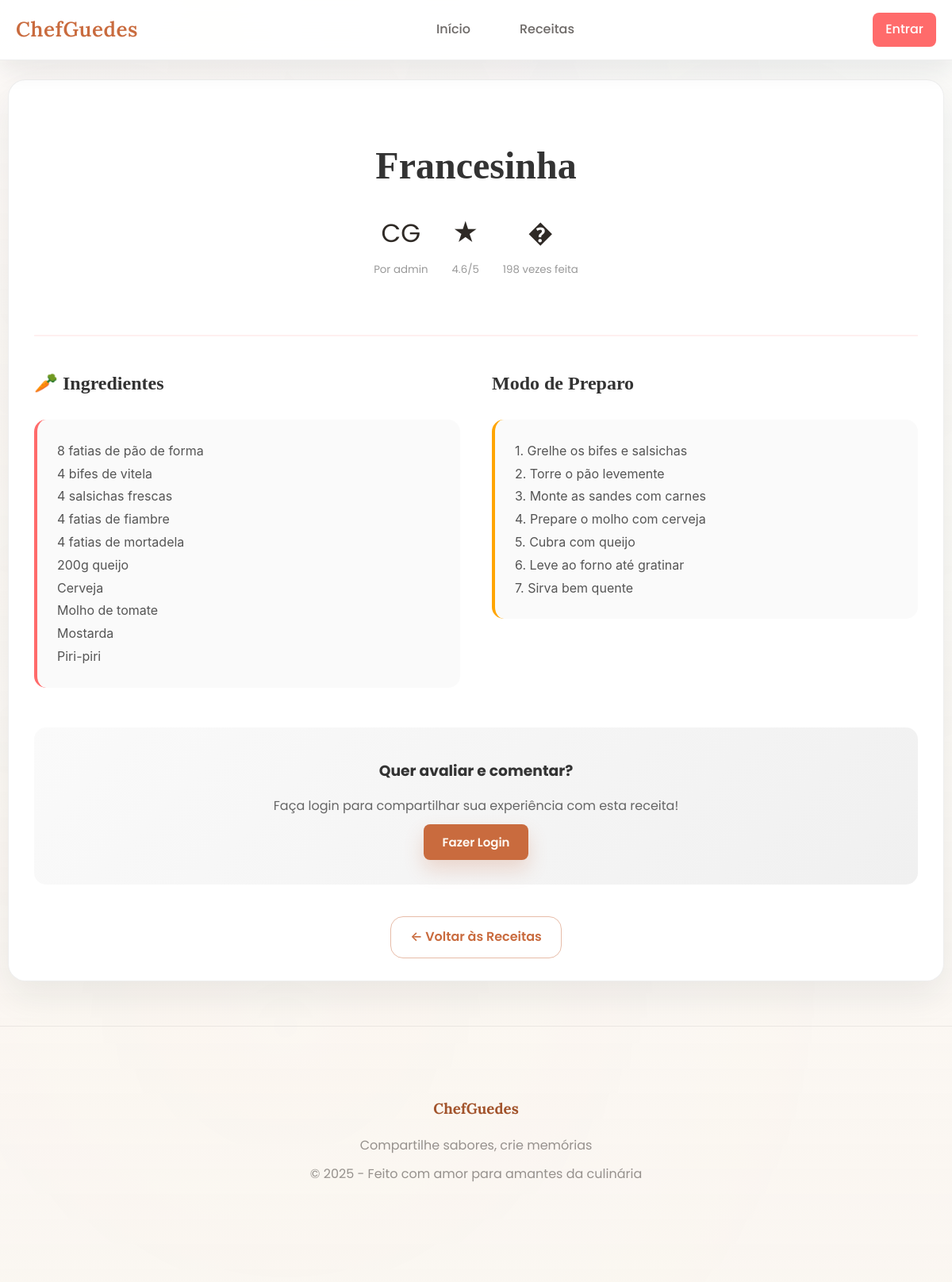
Page /receita.php?slug=francesinha on the committed database.
### tables this page shows
CREATE TABLE `recipes` (
  `id` BIGINT UNSIGNED NOT NULL AUTO_INCREMENT,
  `user_id` BIGINT UNSIGNED NOT NULL,
  `category_id` INT UNSIGNED DEFAULT NULL,
  `title` VARCHAR(255) NOT NULL,
  `slug` VARCHAR(255) NOT NULL,
  `summary` TEXT DEFAULT NULL,
  `ingredients` TEXT NOT NULL,
  `instructions` TEXT NOT NULL,
  `prep_time` INT DEFAULT NULL COMMENT 'Tempo de preparo em minutos',
  `cook_time` INT DEFAULT NULL COMMENT 'Tempo de cozimento em minutos',
  `total_time` INT DEFAULT NULL COMMENT 'Tempo total em minutos',
  `servings` INT DEFAULT NULL COMMENT 'Número de porções',
  `difficulty` ENUM('facil','medio','dificil') DEFAULT 'medio',
  `is_vegetarian` TINYINT(1) NOT NULL DEFAULT 0,
  `is_vegan` TINYINT(1) NOT NULL DEFAULT 0,
  `is_gluten_free` TINYINT(1) NOT NULL DEFAULT 0,
  `is_premium` TINYINT(1) NOT NULL DEFAULT 0,
  `is_featured` TINYINT(1) NOT NULL DEFAULT 0,
  `image_url` VARCHAR(500) DEFAULT NULL,
  `video_url` VARCHAR(500) DEFAULT NULL,
  `nutrition_info` JSON DEFAULT NULL,
  `created_at` DATETIME NOT NULL DEFAULT CURRENT_TIMESTAMP,
  `updated_at` DATETIME DEFAULT NULL ON UPDATE CURRENT_TIMESTAMP,
  `published_at` DATETIME DEFAULT NULL,
  `is_active` TINYINT(1) NOT NULL DEFAULT 1,
  PRIMARY KEY (`id`),
  UNIQUE KEY `uq_recipes_slug` (`slug`),
  KEY `idx_recipes_user` (`user_id`),
  KEY `idx_recipes_category` (`category_id`),
  KEY `idx_recipes_featured` (`is_featured`),
  KEY `idx_recipes_premium` (`is_premium`),
  KEY `idx_recipes_published` (`published_at`),
  CONSTRAINT `fk_recipes_user` FOREIGN KEY (`user_id`) REFERENCES `users` (`id`) ON DELETE CASCADE,
  CONSTRAINT `fk_recipes_category` FOREIGN KEY (`category_id`) REFERENCES `categories` (`id`) ON DELETE SET NULL
);

CREATE TABLE `users` (
  `id` BIGINT UNSIGNED NOT NULL AUTO_INCREMENT,
  `username` VARCHAR(80) NOT NULL,
  `email` VARCHAR(255) NOT NULL,
  `password_hash` VARCHAR(255) NOT NULL,
  `role` ENUM('user','admin','chef') NOT NULL DEFAULT 'user',
  `avatar` VARCHAR(255) DEFAULT NULL,
  `bio` TEXT DEFAULT NULL,
  `location` VARCHAR(100) DEFAULT NULL,
  `created_at` DATETIME NOT NULL DEFAULT CURRENT_TIMESTAMP,
  `updated_at` DATETIME DEFAULT NULL ON UPDATE CURRENT_TIMESTAMP,
  `last_login` DATETIME DEFAULT NULL,
  `is_active` TINYINT(1) NOT NULL DEFAULT 1,
  PRIMARY KEY (`id`),
  UNIQUE KEY `uq_users_email` (`email`),
  UNIQUE KEY `uq_users_username` (`username`)
);

CREATE TABLE `recipe_stats` (
  `recipe_id` BIGINT UNSIGNED NOT NULL,
  `total_views` INT DEFAULT 0,
  `unique_views` INT DEFAULT 0,
  `total_favorites` INT DEFAULT 0,
  `total_made` INT DEFAULT 0,
  `total_ratings` INT DEFAULT 0,
  `average_rating` DECIMAL(3,2) DEFAULT 0.00,
  `last_viewed_at` DATETIME DEFAULT NULL,
  `last_favorited_at` DATETIME DEFAULT NULL,
  `popularity_score` DECIMAL(10,4) DEFAULT 0.0000,
  `updated_at` DATETIME DEFAULT CURRENT_TIMESTAMP ON UPDATE CURRENT_TIMESTAMP,
  PRIMARY KEY (`recipe_id`),
  KEY `idx_recipe_stats_views` (`total_views`),
  KEY `idx_recipe_stats_favorites` (`total_favorites`),
  KEY `idx_recipe_stats_rating` (`average_rating`),
  KEY `idx_recipe_stats_popularity` (`popularity_score`),
  CONSTRAINT `fk_recipe_stats_recipe` FOREIGN KEY (`recipe_id`) REFERENCES `recipes` (`id`) ON DELETE CASCADE
);

### receita.php (the view, shortened to what this page needs)
<?php
$db_host = '127.0.0.1';
$db_user = 'root';
$db_pass = '';
$db_name = 'chefguedes';
function db_connect() {
    global $db_host, $db_user, $db_pass, $db_name;
    $m = new mysqli($db_host, $db_user, $db_pass, $db_name);
    return $m;
}
$slug = $_GET['slug'] ?? '';
$recipe = null;
$comments = [];
$user_rating = null;
$avg_rating = 0;
if ($slug) {
    $mysqli = db_connect();
    if ($mysqli) {
        $stmt = $mysqli->prepare("SELECT r.*, u.username, rs.average_rating as avg_rating, rs.total_ratings as rating_count, rs.total_views as made_count FROM recipes r JOIN users u ON r.user_id = u.id LEFT JOIN recipe_stats rs ON r.id = rs.recipe_id WHERE r.slug = ? LIMIT 1");
        if ($stmt) {
            $stmt->bind_param('s', $slug);
            $stmt->execute();
            $result = $stmt->get_result();
            if ($result && $result->num_rows === 1) {
                $recipe = $result->fetch_assoc();
                $avg_rating = $recipe['avg_rating'] ?: 0;
                $comments_query = $mysqli->query("SELECT c.*, u.username FROM comments c JOIN users u ON c.user_id = u.id WHERE c.recipe_id = {$recipe['id']} ORDER BY c.created_at DESC");
                if ($comments_query) {
                    $comments = $comments_query->fetch_all(MYSQLI_ASSOC);
                }
            }
        }
    }
}
?>
<!DOCTYPE html>
<html lang="pt">
<head>
    <link rel="stylesheet" href="css/style.css">
    <link rel="stylesheet" href="css/culinary.css">
</head>
<body class="main-layout">
    <nav class="navbar">
        <div class="nav-container">
            <a href="index.php" class="logo">ChefGuedes</a>
            <div class="nav-links">
                <a href="index.php">Início</a>
                <a href="receitas.php">Receitas</a>
            </div>
            <div class="user-menu">
                <?php if (isset($_SESSION['user_id'])): ?>
                    <span>Olá, <?php echo htmlspecialchars($_SESSION['username']); ?>!</span>
                    <a href="logout.php" style="color: #ff6b6b;">Sair</a>
                <?php else: ?>
                    <a href="login.php" style="background: #ff6b6b; color: white; padding: 8px 16px; border-radius: 8px; text-decoration: none;">Entrar</a>
                <?php endif; ?>
            </div>
        </div>
    </nav>
    <div class="container">
        <header class="recipe-header" style="text-align: center; padding: 40px 0; border-bottom: 2px solid rgba(255, 107, 107, 0.1); margin-bottom: 40px;">
            <h1 style="font-family: 'Playfair Display', serif; font-size: 3rem; color: #333; margin-bottom: 20px;">
                <?php echo htmlspecialchars($recipe['title']); ?>
            </h1>
            <div style="display: flex; justify-content: center; gap: 30px; flex-wrap: wrap; margin-bottom: 30px;">
                <div style="text-align: center;">
                    <div style="font-size: 2rem; margin-bottom: 5px;">CG</div>
                    <small style="color: #999;">Por <?php echo htmlspecialchars($recipe['username']); ?></small>
                </div>
                <div style="text-align: center;">
                    <div style="font-size: 2rem; margin-bottom: 5px;">★</div>
                    <small style="color: #999;"><?php echo $avg_rating > 0 ? number_format($avg_rating, 1) . '/5' : 'Sem avaliações'; ?></small>
                </div>
                <div style="text-align: center;">
                    <div style="font-size: 2rem; margin-bottom: 5px;">�</div>
                    <small style="color: #999;"><?php echo $recipe['made_count'] ?: 0; ?> vezes feita</small>
                </div>
            </div>
        </header>
        <div style="display: grid; grid-template-columns: 1fr 1fr; gap: 40px; margin-bottom: 50px;">
            <section class="ingredients-section">
                <h2 style="font-family: 'Playfair Display', serif; color: #333; margin-bottom: 25px; display: flex; align-items: center; gap: 15px;">
                    🥕 Ingredientes
                </h2>
                <div style="background: #fafafa; padding: 25px; border-radius: 15px; border-left: 4px solid #ff6b6b;">
                    <pre style="white-space: pre-wrap; font-family: 'Inter', sans-serif; line-height: 1.8; color: #555; margin: 0;"><?php echo htmlspecialchars($recipe['ingredients']); ?></pre>
                </div>
            </section>
            <section class="instructions-section">
                <h2 style="font-family: 'Playfair Display', serif; color: #333; margin-bottom: 25px; display: flex; align-items: center; gap: 15px;">
                    Modo de Preparo
                </h2>
                <div style="background: #fafafa; padding: 25px; border-radius: 15px; border-left: 4px solid #ffa500;">
                    <pre style="white-space: pre-wrap; font-family: 'Inter', sans-serif; line-height: 1.8; color: #555; margin: 0;"><?php echo htmlspecialchars($recipe['instructions']); ?></pre>
                </div>
            </section>
        </div>
        <?php if (isset($_SESSION['user_id'])): ?>
        <section style="background: linear-gradient(135deg, #fafafa, #f0f0f0); padding: 30px; border-radius: 15px; margin-bottom: 40px;">
            <h2 style="font-family: 'Playfair Display', serif; color: #333; margin-bottom: 25px;">
                ★ Avaliar esta Receita
            </h2>
            <form method="post" style="display: flex; align-items: center; gap: 20px; flex-wrap: wrap;">
                <label style="font-weight: 600;">Sua avaliação:</label>
                <div style="display: flex; gap: 8px;">
                    <?php for ($i = 1; $i <= 5; $i++): ?>
                        <label style="cursor: pointer;">
                            <input type="radio" name="rating" value="<?php echo $i; ?>" <?php echo ($user_rating == $i) ? 'checked' : ''; ?> style="display: none;">
                            <span style="font-size: 1.5rem; color: <?php echo ($user_rating >= $i) ? '#ff6b6b' : '#ddd'; ?>; transition: color 0.3s;">★</span>
                        </label>
                    <?php endfor; ?>
                </div>
                <button type="submit" name="rate_recipe" class="btn-primary" style="border: none; cursor: pointer;">
                    Avaliar
                </button>
            </form>
        </section>
        <section style="margin-bottom: 40px;">
            <h2 style="font-family: 'Playfair Display', serif; color: #333; margin-bottom: 25px;">
                Comentários (<?php echo count($comments); ?>)
            </h2>
            <form method="post" style="margin-bottom: 30px;">
                <textarea name="comment" placeholder="Compartilhe sua experiência com esta receita..." style="width: 100%; padding: 15px; border: 2px solid #e0e0e0; border-radius: 12px; font-size: 15px; min-height: 100px; resize: vertical; font-family: 'Inter', sans-serif;"></textarea>
                <button type="submit" name="add_comment" class="btn-primary" style="margin-top: 15px; border: none; cursor: pointer;">
                    Adicionar Comentário
                </button>
            </form>
            <div class="comments-list">
                <?php foreach ($comments as $comment): ?>
                    <div style="background: white; padding: 20px; border-radius: 12px; margin-bottom: 15px; border: 1px solid #eee;">
                        <div style="display: flex; justify-content: space-between; margin-bottom: 10px;">
                            <strong style="color: #333;"><?php echo htmlspecialchars($comment['username']); ?></strong>
                            <small style="color: #999;"><?php echo date('d/m/Y H:i', strtotime($comment['created_at'])); ?></small>
                        </div>
                        <p style="color: #666; line-height: 1.6; margin: 0;"><?php echo htmlspecialchars($comment['content']); ?></p>
                    </div>
                <?php endforeach; ?>
                <?php if (empty($comments)): ?>
                    <p style="text-align: center; color: #999; font-style: italic; padding: 40px;">
                        🤔 Ainda não há comentários. Seja o primeiro a compartilhar sua experiência!
                    </p>
                <?php endif; ?>
            </div>
        </section>
        <?php else: ?>
        <div style="text-align: center; padding: 40px; background: linear-gradient(135deg, #fafafa, #f0f0f0); border-radius: 15px;">
            <h3 style="color: #333; margin-bottom: 15px;">Quer avaliar e comentar?</h3>
            <p style="color: #666; margin-bottom: 20px;">Faça login para compartilhar sua experiência com esta receita!</p>
            <a href="login.php" class="btn-primary" style="text-decoration: none; padding: 12px 24px; border-radius: 8px;">Fazer Login</a>
        </div>
        <?php endif; ?>
        <div style="text-align: center; margin-top: 40px;">
            <a href="receitas.php" class="btn-secondary" style="text-decoration: none; padding: 12px 24px;">
                ← Voltar às Receitas
            </a>
        </div>
    </div>
    <footer class="footer">
        <div class="container">
            <h3>ChefGuedes</h3>
            <p>Compartilhe sabores, crie memórias</p>
            <p>&copy; 2025 - Feito com amor para amantes da culinária</p>
        </div>
    </footer>
</body>
</html>

### rows in the picture
recipes: title "Francesinha", user.username "admin", recipe_stats.average_rating "4.6", recipe_stats.total_views "198", ingredients "8 fatias de pão de forma 4 bifes de vitela 4 salsichas frescas 4 fatias de fiambre 4 fatias de mortadela 200g queijo Cerveja Molho de tomate Mostarda Piri-piri", instructions "1. Grelhe os bifes e salsichas 2. Torre o pão levemente 3. Monte as sandes com carnes 4. Prepare o molho com cerveja 5. Cubra com queijo 6. Leve ao forno até gratinar 7. Sirva bem quente"
